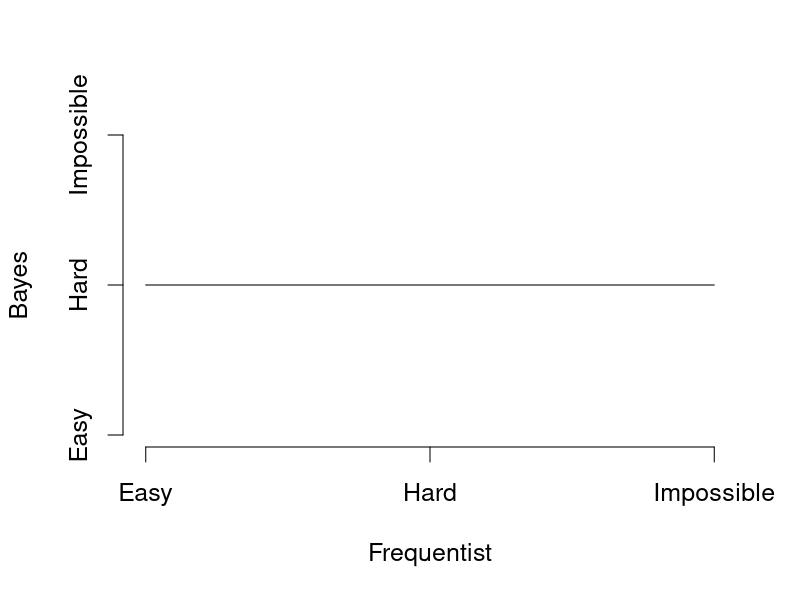
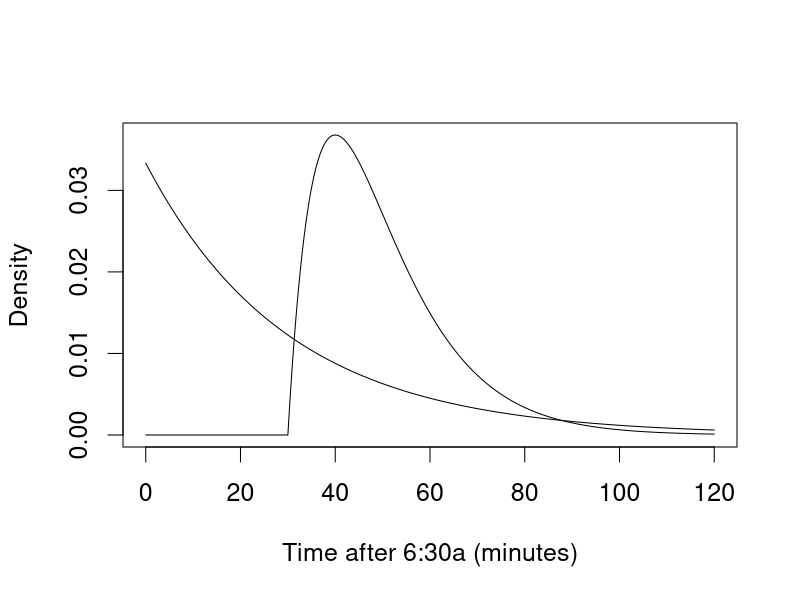
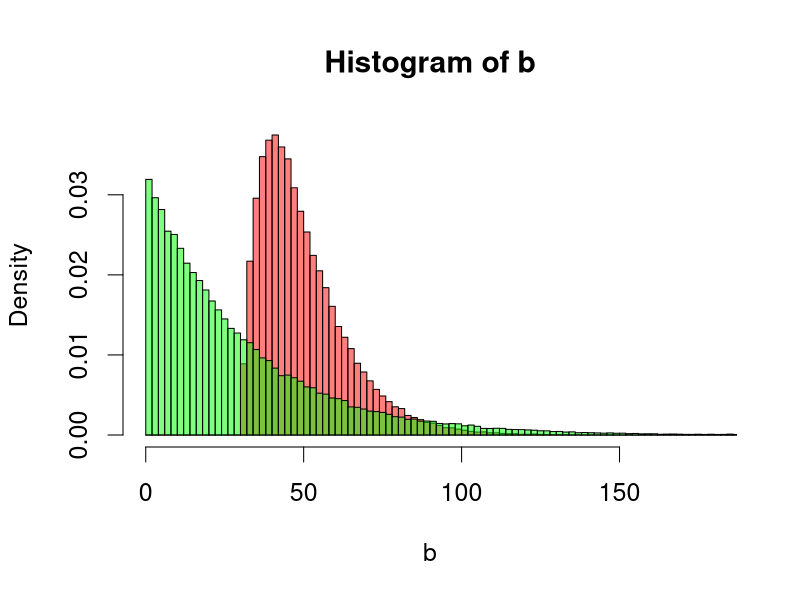
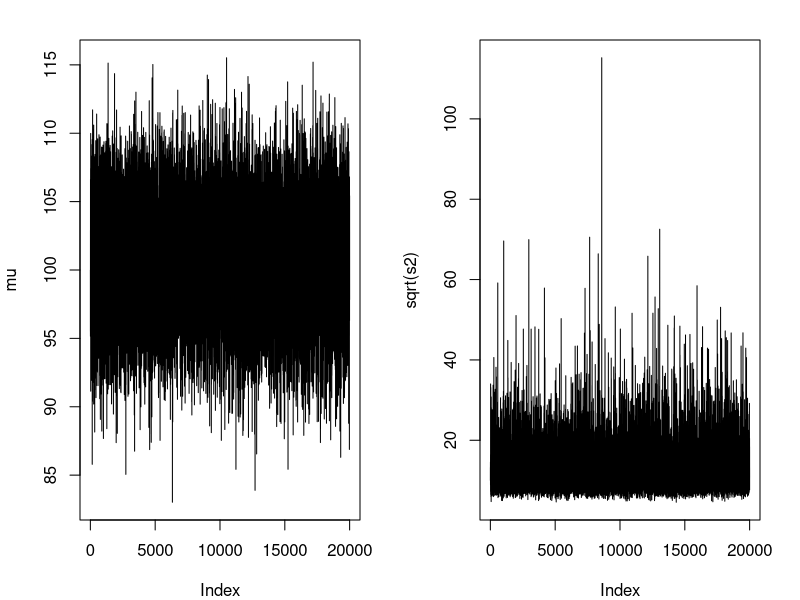
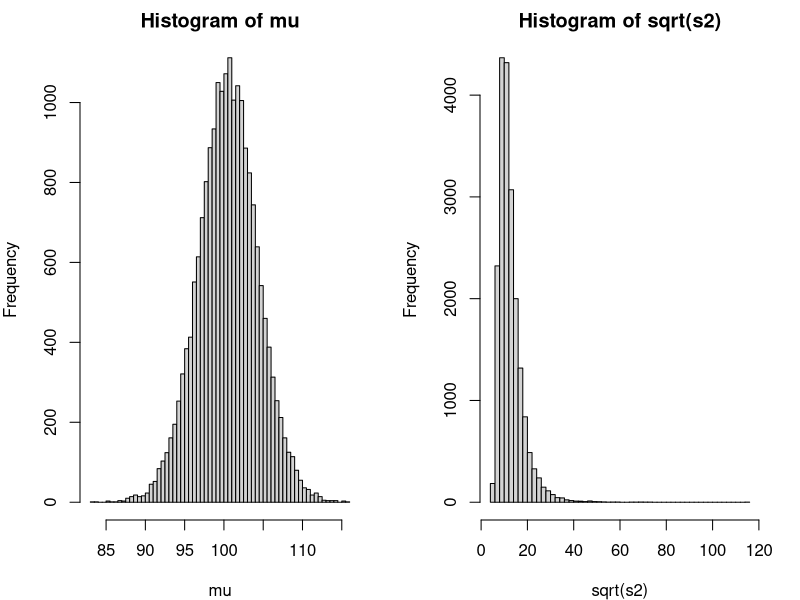

R code for these plots, in order:
## ---- chunk 1
knitr::opts_chunk$set(echo = FALSE,message=FALSE, warning=FALSE)
set.seed(1256)
library(MCMCpack)
## ---- chunk 2
par(cex=1.5)
lab=c("Easy","Hard","Impossible")
x=1:3
y=rep(2,3)
plot(x,y,axes=F,ylim=c(1,3),typ='l',ylab="Bayes",xlab="Frequentist")
axis(1,at=1:3,lab=lab)
axis(2,at=1:3,lab=lab)

## ---- chunk 3
par(cex=1.5)
t=seq(0,120,.1)
jeff=dgamma(t,shape=1,scale=30)
becky=dgamma(t-30,shape=2,scale=10)
plot(t,becky,typ='l',ylab="Density",xlab="Time after 6:30a (minutes)")
lines(t,jeff)
## ---- chunk 4
M=100000
j=rgamma(M,shape=1,scale=30)
b=rgamma(M,shape=2,scale=10)+30
hist(b,breaks=seq(0,500,2),col=rgb(1,0,0,.5),xlim=c(0,180),prob=T)
hist(j,add=T,col=rgb(0,1,0,.5),breaks=seq(0,500,2),prob=T)
print(mean(b<j))
## ---- chunk 5
library(MCMCpack)
## ---- chunk 6
Y=c(92,115,100,98)
ybar=mean(Y)
N=length(Y)
a=100
b=25
q=.5
r=.5*15^2
M=20000 # number of samples
mu=1:M
s2=1:M
mu[1]=100 #initial value
s2[1]=100 #initial value
## ---- chunk 7
for (m in 2:M){
  v=1/(N/s2[m-1]+1/b)
  c=N*ybar/s2[m-1]+a/b
  mu[m]=rnorm(1,c*v,sqrt(v))
  SSE=sum((Y-mu[m])^2)
  s2[m]=rinvgamma(1,N/2+q,SSE/2+r)
  }
## ---- chunk 8
par(cex=1.5)
par(mfrow=c(1,2),mar=c(4,4,2,2))
plot(mu,typ='l')
plot(sqrt(s2),typ='l')
## ---- chunk 9
par(cex=1.5)
par(mfrow=c(1,2),mar=c(4,4,2,2))
hist(mu,breaks=50)
hist(sqrt(s2),breaks=50)
